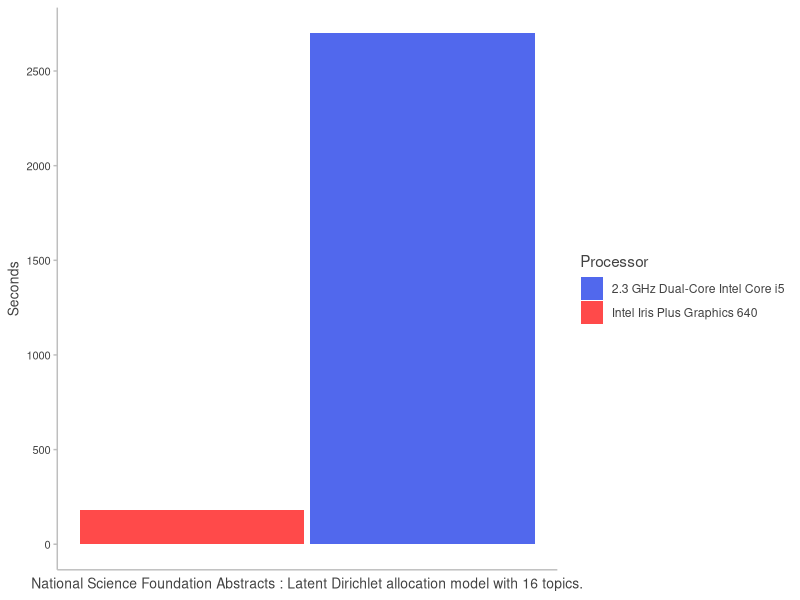

Here is the R script that generated this plot: (Note: this script raises an error after producing the figure.)
library(ggplot2)

# 12 x 8
df = data.frame(x=1:2, Seconds=c(180, 2700), Processor=c('Intel Iris Plus Graphics 640', '2.3 GHz Dual-Core Intel Core i5'))
p = ggplot(df, aes(x=x, y=Seconds, fill=Processor)) +
    geom_bar(stat='identity', width=0.975) +
    scale_fill_manual(values=c('#5168ed', '#ff4a4a')) +
    scale_y_continuous(breaks=c(0,500,1000,1500,2000,2500)) +
    theme(axis.title.x=element_text(color='#424242', size=10), axis.line.x=element_line(color='grey'), axis.text.x=element_blank(), axis.ticks.x=element_blank()) +
    theme(axis.title.y=element_text(color='#424242', size=10), axis.line.y=element_line(color='grey'), axis.text.y=element_text(color='#424242', size=8), axis.ticks.y=element_line(color='grey')) +
    theme(legend.title=element_text(color='#424242'), legend.text=element_text(color='#424242')) +
    xlab("National Science Foundation Abstracts : Latent Dirichlet allocation model with 16 topics.") +
    theme(plot.background=element_rect(fill='white', color=NA), panel.background=element_rect(fill='white'), panel.grid.major=element_blank(), panel.grid.minor=element_blank())
p

df = data.frame(p=1-x)

p = ggplot(df, aes(x=p))+
    geom_histogram(color="white", fill="#5168ed", bins=50) +
    scale_x_continuous(breaks=0:10/10) +
    scale_y_continuous(breaks=c(0,1000,2000,3000,4000,5000)) +
    theme(axis.title.x=element_text(color='#424242', size=10), axis.line.x=element_line(color='grey'), axis.text.x=element_text(color='#424242', size=8), axis.ticks.x=element_line(color='grey')) +
    theme(axis.title.y=element_text(color='#424242', size=10), axis.line.y=element_line(color='grey'), axis.text.y=element_text(color='#424242', size=8), axis.ticks.y=element_line(color='grey')) +
    theme(legend.title=element_text(color='#424242'), legend.text=element_text(color='#424242')) +
    xlab("\nCiteULike Science Article Database : Collaborative topic Poisson factorization model with 100 topics.") +
    ylab("Documents") +
    theme(plot.background=element_rect(fill='white', color=NA), panel.background=element_rect(fill='white'), panel.grid.major=element_blank(), panel.grid.minor=element_blank())

p


